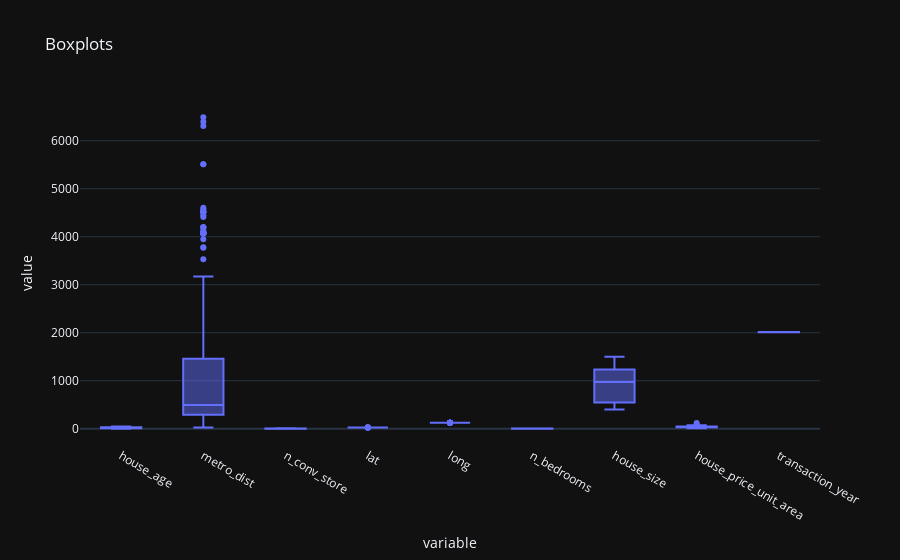

Source (notebook cell):
### Markdown cell above
### Outlier

### Code cell
px.box(df, title="Boxplots")  # .update_traces(marker_outliercolor='red')

### Figure 1 — Plotly figure (JSON) as saved in the notebook; plotly's stock layout.template omitted (floating-point values rounded to 4 significant figures; data arrays with more than 128 entries replaced by an {"elided": "..."} marker saying what was removed)
{"data": [{"alignmentgroup": "True", "hovertemplate": "variable=%{x}<br>value=%{y}<extra></extra>", "legendgroup": "", "marker": {"color": "#636efa"}, "name": "", "notched": false, "offsetgroup": "", "orientation": "v", "showlegend": false, "type": "box", "x": {"elided": "3726 str values"}, "x0": " ", "xaxis": "x", "y": {"elided": "3726 float values"}, "y0": " ", "yaxis": "y"}], "layout": {"boxmode": "group", "legend": {"tracegroupgap": 0}, "title": {"text": "Boxplots"}, "xaxis": {"anchor": "y", "domain": [0, 1], "title": {"text": "variable"}}, "yaxis": {"anchor": "x", "domain": [0, 1], "title": {"text": "value"}}}}
